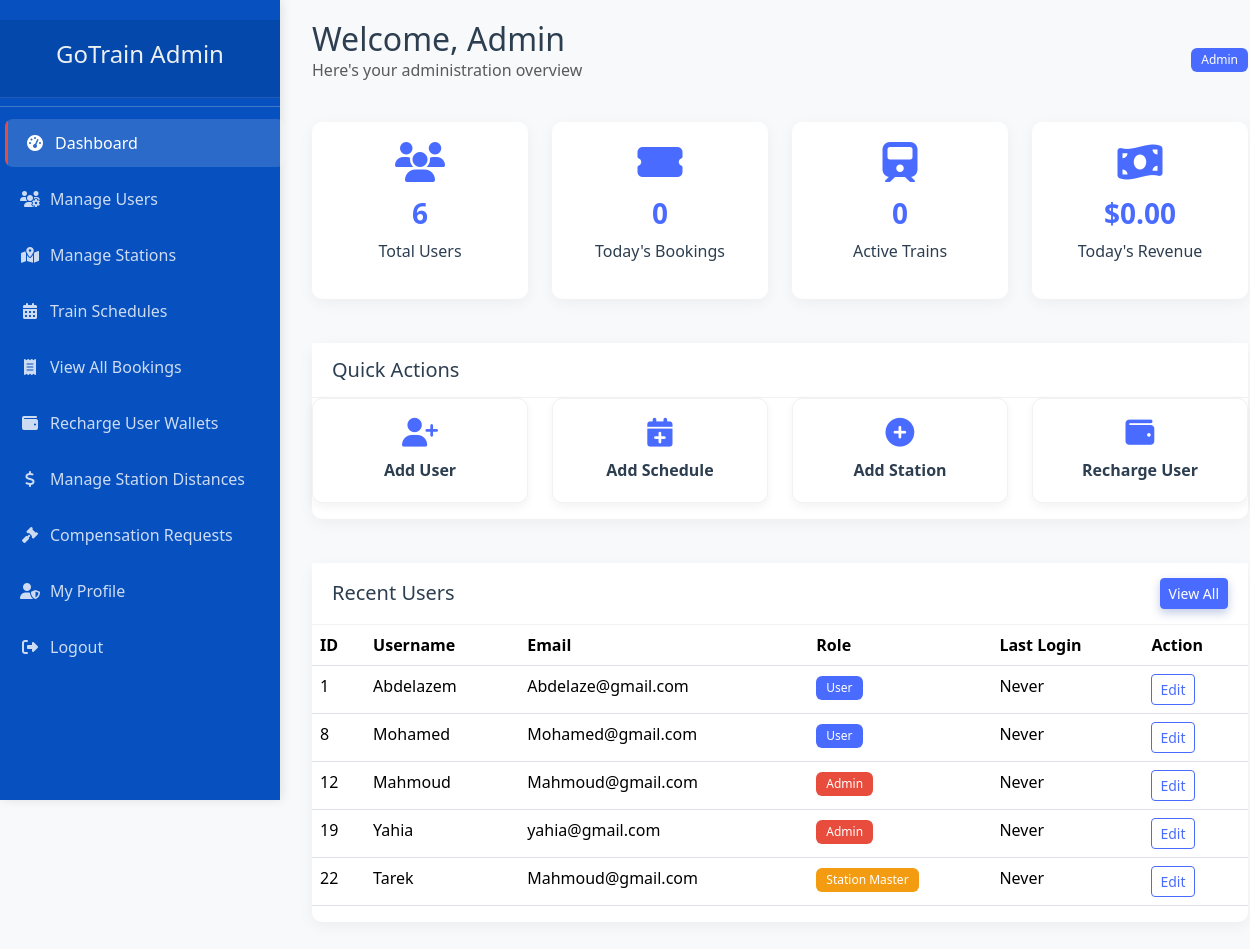
/views/Admin/admin.php (signed in), run on the app's committed database.
### tables this page shows
CREATE TABLE `users` (
  `user_id` int(11) NOT NULL,
  `username` varchar(100) DEFAULT NULL,
  `email` varchar(100) DEFAULT NULL,
  `password` varchar(255) DEFAULT NULL,
  `balance` decimal(10,2) DEFAULT 0.00,
  `last_recharge_date` date DEFAULT NULL,
  `roleid` int(11) NOT NULL,
  `role` varchar(20) NOT NULL DEFAULT 'user',
  `created_at` timestamp NOT NULL DEFAULT current_timestamp(),
  `last_login` timestamp NULL DEFAULT NULL,
  `updated_at` timestamp NOT NULL DEFAULT current_timestamp() ON UPDATE current_timestamp()
);

### config/DBController.php (called while the page is built, shortened)
<?php
class DBController {
    private $dbHost = 'localhost';
    private $dbUser = 'root';
    private $dbPassword = '';
    private $dbName = 'ticket_system';
    private $connection;
    private static $instance = null;
    private function __construct($dbName = 'ticket_system') {
        $this->dbName = $dbName;
    }
    public static function getInstance($dbName = 'ticket_system') {
        if (self::$instance === null) {
            self::$instance = new DBController($dbName);
        }
        return self::$instance;
    }
    public function openConnection() {
        $this->connection = new mysqli($this->dbHost, $this->dbUser, $this->dbPassword, $this->dbName);
        return true;
    }
    public function select($qry, $params = []) {
        $result = $this->connection->query($qry);
        return $result->fetch_all(MYSQLI_ASSOC);
    }
}
?>

### views/Admin/admin.php (the view, shortened to what this page needs)
<!DOCTYPE html>
<html lang="en">
<head>
    <link href="../public/assets/css/bootstrap.css" rel="stylesheet">
    <link href="https://cdnjs.cloudflare.com/ajax/libs/font-awesome/6.4.0/css/all.min.css" rel="stylesheet">
    <link rel="stylesheet" href="../public/css/dashboard.css">
</head>
<body>
    <?php
    $db = DBController::getInstance();
    if ($db->openConnection()) {
        $query = "SELECT * FROM users";
        $users = $db->select($query);
    }
    ?>
    <div class="sidebar">
        <div class="sidebar-header text-center">
            <h4>GoTrain Admin</h4>
        </div>
        <hr class="my-2 bg-light">
        <ul class="nav flex-column nav-menu">
            <li class="nav-item">
                <a class="nav-link active" href="index.php">
                    <i class="fas fa-tachometer-alt"></i><span>Dashboard</span>
                </a>
            </li>
            <li class="nav-item">
                <a class="nav-link" href="blank.php">
                    <i class="fas fa-users-cog"></i><span>Manage Users</span>
                </a>
            </li>
            <li class="nav-item">
                <a class="nav-link" href="manage_stations.php">
                    <i class="fas fa-map-marked-alt"></i><span>Manage Stations</span>
                </a>
            </li>
            <li class="nav-item">
                <a class="nav-link" href="admin_schedule.php">
                    <i class="fas fa-calendar-alt"></i><span>Train Schedules</span>
                </a>
            </li>
            <li class="nav-item">
                <a class="nav-link" href="view_tickets.php">
                    <i class="fas fa-receipt"></i><span>View All Bookings</span>
                </a>
            </li>
            <li class="nav-item">
                <a class="nav-link" href="recharge_user.php">
                    <i class="fas fa-wallet"></i><span>Recharge User Wallets</span>
                </a>
            </li>
            <li class="nav-item">
                <a class="nav-link" href="pricing_management.php">
                    <i class="fas fa-dollar-sign"></i><span>Manage Station Distances</span>
                </a>
            </li>
            <li class="nav-item">
                <a class="nav-link" href="compensation_requests_admin.php">
                    <i class="fas fa-gavel"></i><span>Compensation Requests</span>
                </a>
            </li>
            <li class="nav-item">
                <a class="nav-link" href="../User/my_profile.php">
                    <i class="fas fa-user-shield"></i><span>My Profile</span>
                </a>
            </li>
        </ul>
        <ul class="nav flex-column mt-auto">
            <li class="nav-item">
                <a class="nav-link" href="../auth/login.php">
                    <i class="fas fa-sign-out-alt"></i><span>Logout</span>
                </a>
            </li>
        </ul>
    </div>
    <div class="main-content">
        <div class="container-fluid">
            <div class="row mb-4">
                <div class="col-12">
                    <div class="d-flex justify-content-between align-items-center">
                        <div>
                            <h2 class="mb-0">Welcome, Admin</h2>
                            <p class="text-muted">Here's your administration overview</p>
                        </div>
                        <div class="text-end">
                            <span class="badge bg-primary">Admin</span>
                        </div>
                    </div>
                </div>
            </div>
            <div class="row mb-4">
                <div class="col-md-3">
                    <div class="dashboard-card stat-card">
                        <i class="fas fa-users"></i>
                        <h3><?= count($users) ?></h3>
                        <p>Total Users</p>
                    </div>
                </div>
                <div class="col-md-3">
                    <div class="dashboard-card stat-card">
                        <i class="fas fa-ticket-alt"></i>
                        <h3>0</h3>
                        <p>Today's Bookings</p>
                    </div>
                </div>
                <div class="col-md-3">
                    <div class="dashboard-card stat-card">
                        <i class="fas fa-train"></i>
                        <h3>0</h3>
                        <p>Active Trains</p>
                    </div>
                </div>
                <div class="col-md-3">
                    <div class="dashboard-card stat-card">
                        <i class="fas fa-money-bill-wave"></i>
                        <h3>$0.00</h3>
                        <p>Today's Revenue</p>
                    </div>
                </div>
            </div>
            <div class="row mb-4">
                <div class="col-12">
                    <div class="dashboard-card">
                        <div class="card-header">
                            <h5 class="mb-0">Quick Actions</h5>
                        </div>
                        <div class="card-body">
                            <div class="row">
                                <div class="col-md-3 col-6 mb-3">
                                    <div class="quick-action" onclick="location.href='blank.php'">
                                        <i class="fas fa-user-plus"></i>
                                        <p>Add User</p>
                                    </div>
                                </div>
                                <div class="col-md-3 col-6 mb-3">
                                    <div class="quick-action" onclick="location.href='admin_schedule.php'">
                                        <i class="fas fa-calendar-plus"></i>
                                        <p>Add Schedule</p>
                                    </div>
                                </div>
                                <div class="col-md-3 col-6 mb-3">
                                    <div class="quick-action" onclick="location.href='manage_stations.php'">
                                        <i class="fas fa-plus-circle"></i>
                                        <p>Add Station</p>
                                    </div>
                                </div>
                                <div class="col-md-3 col-6 mb-3">
                                    <div class="quick-action" onclick="location.href='recharge_user.php'">
                                        <i class="fas fa-wallet"></i>
                                        <p>Recharge User</p>
                                    </div>
                                </div>
                            </div>
                        </div>
                    </div>
                </div>
            </div>
            <div class="row mb-4">
                <div class="col-12">
                    <div class="dashboard-card">
                        <div class="card-header d-flex justify-content-between align-items-center">
                            <h5 class="mb-0">Recent Users</h5>
                            <a href="blank.php" class="btn btn-sm btn-primary">View All</a>
                        </div>
                        <div class="card-body">
                            <div class="table-responsive">
                                <table class="table table-hover">
                                    <thead>
                                        <tr>
                                            <th>ID</th>
                                            <th>Username</th>
                                            <th>Email</th>
                                            <th>Role</th>
                                            <th>Last Login</th>
                                            <th>Action</th>
                                        </tr>
                                    </thead>
                                    <tbody>
                                        <?php if (!empty($users)): ?>
                                            <?php foreach (array_slice($users, 0, 5) as $user): ?>
                                                <tr>
                                                    <td><?= htmlspecialchars($user['user_id']) ?></td>
                                                    <td><?= htmlspecialchars($user['username']) ?></td>
                                                    <td><?= htmlspecialchars($user['email']) ?></td>
                                                    <td>
                                                        <span class="badge bg-<?= $user['roleid'] == 1 ? 'danger' : ($user['roleid'] == 3 ? 'warning' : 'primary') ?>">
                                                            <?= $user['roleid'] == 1 ? 'Admin' : ($user['roleid'] == 3 ? 'Station Master' : 'User') ?>
                                                        </span>
                                                    </td>
                                                    <td><?= !empty($user['last_login']) ? date('M j, Y g:i a', strtotime($user['last_login'])) : 'Never' ?></td>
                                                    <td>
                                                        <button class="btn btn-sm btn-outline-primary">Edit</button>
                                                    </td>
                                                </tr>
                                            <?php endforeach; ?>
                                        <?php else: ?>
                                            <tr>
                                                <td colspan="6" class="text-center">No users found</td>
                                            </tr>
                                        <?php endif; ?>
                                    </tbody>
                                </table>
                            </div>
                        </div>
                    </div>
                </div>
            </div>
        </div>
    </div>
</body>
</html>

### views/public/css/dashboard.css (style rules this page uses)
:root { --primary-color: #3253a8; --secondary-color: #f8f9fa; --accent-color: #ffc107; --text-dark: #212529; --text-light: #f8f9fa; }
body { background-color: #f0f2f5; font-family: 'Segoe UI', Tahoma, Geneva, Verdana, sans-serif; overflow-x: hidden; }
.sidebar { background: linear-gradient(135deg, var(--primary-color), #1a3a8c); color: var(--text-light); height: 100vh; position: fixed; padding-top: 20px; transition: all 0.4s cubic-bezier(0.175, 0.885, 0.32, 1.275); z-index: 1000; box-shadow: 2px 0 10px rgba(0, 0, 0, 0.1); -webkit-transition: all 0.4s cubic-bezier(0.175, 0.885, 0.32, 1.275); -moz-transition: all 0.4s cubic-bezier(0.175, 0.885, 0.32, 1.275); -ms-transition: all 0.4s cubic-bezier(0.175, 0.885, 0.32, 1.275); -o-transition: all 0.4s cubic-bezier(0.175, 0.885, 0.32, 1.275); }
.sidebar .nav-link { color: rgba(255, 255, 255, 0.8); padding: 12px 20px; margin: 4px 0; border-radius: 8px; transition: all 0.3s; position: relative; overflow: hidden; }
.sidebar .nav-link:before { content: ''; position: absolute; left: 0; top: 0; height: 100%; width: 3px; background-color: var(--accent-color); transform: scaleY(0); transition: transform 0.3s, opacity 0.3s; opacity: 0; }
.sidebar .nav-link:hover:before, .sidebar .nav-link.active:before { transform: scaleY(1); opacity: 1; }
.sidebar .nav-link:hover, .sidebar .nav-link.active { background-color: rgba(255, 255, 255, 0.15); color: white; transform: translateX(5px); }
.sidebar .nav-link i { margin-right: 10px; width: 20px; text-align: center; transition: transform 0.3s; }
.main-content { margin-left: 250px; padding: 20px; width: 80%; transition: all 0.4s cubic-bezier(0.175, 0.885, 0.32, 1.275); }
.card-header { font-weight: 600; background-color: white; border-bottom: 1px solid rgba(0, 0, 0, 0.1); padding: 15px 20px; }
.quick-action { text-align: center; padding: 20px 15px; background-color: white; border-radius: 15px; box-shadow: 0 4px 12px rgba(0, 0, 0, 0.05); transition: all 0.4s cubic-bezier(0.175, 0.885, 0.32, 1.275); cursor: pointer; position: relative; overflow: hidden; animation-duration: 0.6s; animation-fill-mode: both; animation-name: fadeIn; }
.quick-action:before { content: ''; position: absolute; width: 100%; height: 100%; top: 0; left: 0; background: radial-gradient(circle, rgba(50, 83, 168, 0.2) 0%, rgba(50, 83, 168, 0) 70%); opacity: 0; transition: opacity 0.3s; }
.quick-action i { font-size: 2.2rem; color: var(--primary-color); margin-bottom: 15px; transition: all 0.3s; }
.quick-action p { font-weight: 600; margin-bottom: 0; transition: all 0.3s; }
.btn-primary { background-color: var(--primary-color); border-color: var(--primary-color); box-shadow: 0 4px 10px rgba(50, 83, 168, 0.3); transition: all 0.3s; }
.btn-outline-primary { color: var(--primary-color); border-color: var(--primary-color); transition: all 0.3s; }
.table-hover tbody tr { transition: all 0.3s; }

### data on the page
users: user_id "1", username "Abdelazem", email "Abdelaze@gmail.com", shows "User", shows "Never"
users: user_id "8", username "Mohamed", email "Mohamed@gmail.com", shows "User", shows "Never"
users: user_id "12", username "Mahmoud", email "Mahmoud@gmail.com", shows "Admin", shows "Never"
users: user_id "19", username "Yahia", email "yahia@gmail.com", shows "Admin", shows "Never"
users: user_id "22", username "Tarek", email "Mahmoud@gmail.com", shows "Station Master", shows "Never"

### other printed values
count($users) "6"
